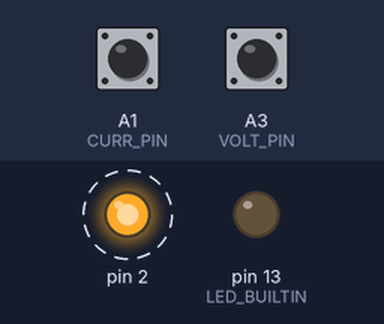
Simulated run of this sketch. Board: Arduino Uno, built with avr-gcc and run on an emulated ATmega328P. Shown: output pins drawn as LEDs (lit = HIGH). Dashed ring = blinking. Inputs (shaded band) come from the test bench; at power-on: A1 (CURR_PIN) HIGH, A3 (VOLT_PIN) HIGH. What the sketch prints to the serial monitor is not drawn.

Above: at 0.5 s.
Timing chart, 0 to 4.6 s (numbered marks = the images above):
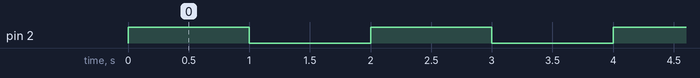

The sketch:

APFC_digitalread.ino
```cpp
// LM393 Zero Crossing Detection
// Arduino UNO
//
// A0 = Voltage Zero Crossing
// A3 = Current Zero Crossing

const byte VOLT_PIN = A3;
const byte CURR_PIN = A1;

unsigned long voltageTime = 0;
unsigned long currentTime = 0;

bool prevVoltage = LOW;
bool prevCurrent = LOW;

const float FREQUENCY = 60.0; // Change to 50.0 if needed


void setup() {
  pinMode(LED_BUILTIN, OUTPUT);
  pinMode(2, OUTPUT);


  Serial.begin(115200);

  pinMode(VOLT_PIN, INPUT_PULLUP);
  pinMode(CURR_PIN, INPUT_PULLUP);

  prevVoltage = digitalRead(VOLT_PIN);
  prevCurrent = digitalRead(CURR_PIN);

  Serial.println("LM393 Zero Crossing Detection");


}

void loop() {


  // relay; D2 HIGH
  digitalWrite(2, HIGH);
  delay(1000);

  // relay; D2 LOW
  digitalWrite(2, LOW);
  delay(1000);


  bool voltageState = digitalRead(VOLT_PIN);
  bool currentState = digitalRead(CURR_PIN);


  Serial.print("voltage: ");
  Serial.print(voltageState);
  Serial.println(" volt");

  Serial.print("current: ");
  Serial.print(currentState);
  Serial.println(" ampere");


  // Voltage rising edge
  if (voltageState == HIGH && prevVoltage == LOW) {
    voltageTime = micros();
  }

  // Current rising edge
  if (currentState == HIGH && prevCurrent == LOW) {

    currentTime = micros();

    if (voltageTime != 0) {

      long timeDifference =
          (long)(currentTime - voltageTime);

      float phaseAngle =
          timeDifference * FREQUENCY * 360.0 / 1000000.0;

      float powerFactor =
          cos(phaseAngle * PI / 180.0);

      Serial.print("Time Difference: ");
      Serial.print(timeDifference);
      Serial.println(" us");

      Serial.print("Phase Angle: ");
      Serial.print(phaseAngle);
      Serial.println(" degrees");

      Serial.print("Power Factor: ");
      Serial.println(powerFactor, 3);

      Serial.println("-------------------");
    }
  }

  prevVoltage = voltageState;
  prevCurrent = currentState;

}
```

Measured:
- by itself, pin 2: alternates HIGH for 1.0 s and LOW for 1.0 s
